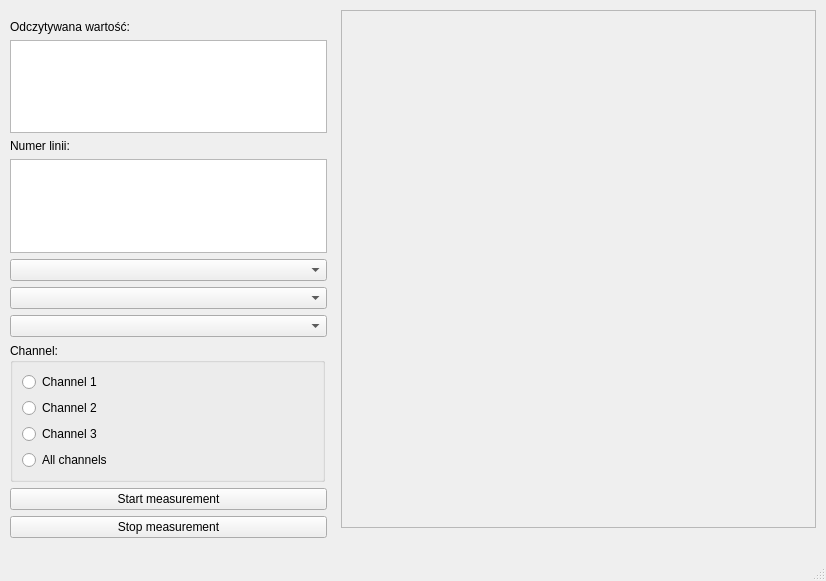
<?xml version="1.0" encoding="UTF-8"?>
<ui version="4.0">
 <class>MainWindow</class>
 <widget class="QMainWindow" name="MainWindow">
  <property name="geometry">
   <rect>
    <x>0</x>
    <y>0</y>
    <width>826</width>
    <height>581</height>
   </rect>
  </property>
  <property name="windowTitle">
   <string>MainWindow</string>
  </property>
  <widget class="QWidget" name="centralwidget">
   <widget class="QFrame" name="frame">
    <property name="geometry">
     <rect>
      <x>341</x>
      <y>10</y>
      <width>475</width>
      <height>518</height>
     </rect>
    </property>
    <property name="frameShape">
     <enum>QFrame::StyledPanel</enum>
    </property>
    <property name="frameShadow">
     <enum>QFrame::Raised</enum>
    </property>
   </widget>
   <widget class="QWidget" name="">
    <property name="geometry">
     <rect>
      <x>10</x>
      <y>20</y>
      <width>317</width>
      <height>518</height>
     </rect>
    </property>
    <layout class="QVBoxLayout" name="verticalLayout_2">
     <item>
      <widget class="QLabel" name="label_2">
       <property name="text">
        <string>Odczytywana wartość:</string>
       </property>
      </widget>
     </item>
     <item>
      <widget class="QPlainTextEdit" name="plainTextEdit"/>
     </item>
     <item>
      <widget class="QLabel" name="label">
       <property name="text">
        <string>Numer linii:</string>
       </property>
      </widget>
     </item>
     <item>
      <widget class="QPlainTextEdit" name="plainTextEdit_2"/>
     </item>
     <item>
      <widget class="QComboBox" name="comboBox">
       <property name="currentText">
        <string/>
       </property>
      </widget>
     </item>
     <item>
      <widget class="QComboBox" name="comboBox_2"/>
     </item>
     <item>
      <widget class="QComboBox" name="comboBox_3"/>
     </item>
     <item>
      <widget class="QGroupBox" name="groupBox">
       <property name="maximumSize">
        <size>
         <width>315</width>
         <height>16777215</height>
        </size>
       </property>
       <property name="title">
        <string>Channel:</string>
       </property>
       <layout class="QVBoxLayout" name="verticalLayout">
        <item>
         <widget class="QRadioButton" name="radioButton">
          <property name="text">
           <string>Channel 1</string>
          </property>
         </widget>
        </item>
        <item>
         <widget class="QRadioButton" name="radioButton_2">
          <property name="text">
           <string>Channel 2</string>
          </property>
         </widget>
        </item>
        <item>
         <widget class="QRadioButton" name="radioButton_3">
          <property name="text">
           <string>Channel 3</string>
          </property>
         </widget>
        </item>
        <item>
         <widget class="QRadioButton" name="radioButton_4">
          <property name="text">
           <string>All channels</string>
          </property>
         </widget>
        </item>
       </layout>
      </widget>
     </item>
     <item>
      <widget class="QPushButton" name="pushButton">
       <property name="text">
        <string>Start measurement</string>
       </property>
      </widget>
     </item>
     <item>
      <widget class="QPushButton" name="pushButton_2">
       <property name="text">
        <string>Stop measurement</string>
       </property>
      </widget>
     </item>
    </layout>
   </widget>
  </widget>
  <widget class="QMenuBar" name="menubar">
   <property name="geometry">
    <rect>
     <x>0</x>
     <y>0</y>
     <width>826</width>
     <height>22</height>
    </rect>
   </property>
  </widget>
  <widget class="QStatusBar" name="statusbar"/>
 </widget>
 <resources/>
 <connections/>
</ui>
